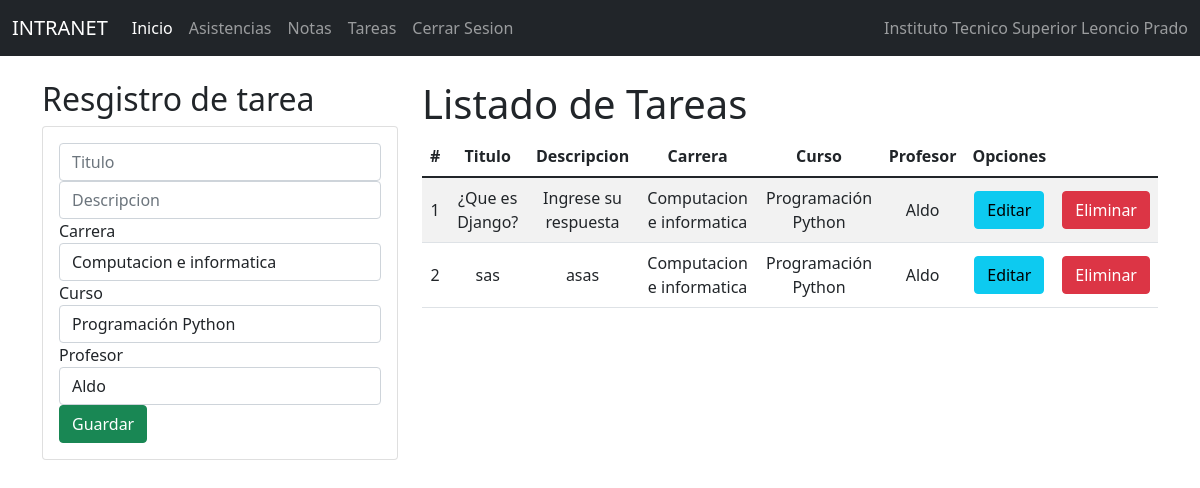
The app's page /indtar4/ with its own data.
### Notas/models.py (models this page shows)
class Tarea4(models.Model):
    id=models.IntegerField(primary_key=True)
    tittar = models.CharField(max_length=1000)
    destar = models.CharField(max_length=1000)
    profesor = models.ForeignKey(Profesor, null=True, blank=True, on_delete=models.CASCADE)
    curso =models.ForeignKey(Curso, null=True, blank=True, on_delete=models.CASCADE)
    carrera=models.ForeignKey(Carrera, null=True, blank=True, on_delete=models.CASCADE)

class Carrera(models.Model):
    id=models.IntegerField(primary_key=True)
    nomcarrera=models.CharField(max_length=50)
    descarrera=models.CharField(max_length=50)
    estcarrera=models.IntegerField()

class Curso(models.Model):
    id=models.IntegerField(primary_key=True)
    nomcur=models.CharField(max_length=30)
    creditos=models.IntegerField()
    estcur=models.IntegerField()

class Profesor(models.Model):
    id=models.IntegerField(primary_key=True)
    nompro=models.CharField(max_length=50)
    apepro=models.CharField(max_length=50)
    dnipro=models.CharField(max_length=50)
    direccionpro=models.CharField(max_length=50)
    distritopro=models.ForeignKey(Distrito, null=True,blank=True,on_delete=models.CASCADE)
    emailpro=models.EmailField()
    estpro=models.IntegerField()
    usuario=models.OneToOneField(to='Usuario', to_field='id', null=True, blank=True, on_delete=models.CASCADE)

### Notas/views.py (the view)
# urls.py: path('indtar4/', indtar4),
def indtar4 (request):
    tarea = Tarea4.objects.all()
    carrera = Carrera.objects.all()
    curso = Curso.objects.all()
    profesor = Profesor.objects.all()
    return render(request, 'PROCESOS/Tarea4/gestiontarea4.html', {"tarea": tarea, "carrera":carrera,
    "curso":curso, "profesor":profesor})

### Notas/Templates/PROCESOS/Tarea4/gestiontarea4.html (shortened to what this page needs)
{% extends "../../basepro.html" %}
{% block body %}
<div class="row">
    <div class="col-sm-12 col-md-6 col-lg-4 col-xl-4 ">
        <h2> Resgistro de tarea </h2>
        <div class="card">
            <div class="card-body">
                <form action="/registartarea4/" method="POST" enctype="multipart/form-data">  {% csrf_token %}
                    <div class="form-group">
                        <input type="text" id="txttittar" name="txttittar" class="form-control" placeholder="Titulo" minlength="1" maxlength="20" required>
                    </div>
                    <div class="form-group">
                        <input type="text" id="txtdestar" name="txtdestar" class="form-control" placeholder="Descripcion"  minlength="1" maxlength="30" required>
                    </div>
                  <div class="form-group">
                    <label>Carrera</label>
                    <select class="form-control" name="txtcar" id="txtcar">
                        {% for t in carrera %}
                        <option value="{{t.id}}" id="cod">{{t.nomcarrera}}</option>
                        {%endfor%}
                    </select>
                    <div class="form-group">
                        <label>Curso</label>
                        <select class="form-control" name="txtcur" id="txtcur">
                            {% for t in curso %}
                            <option value="{{t.id}}" id="cod">{{t.nomcur}}</option>
                            {%endfor%}
                        </select>
                  </div>
                  <div class="form-group">
                    <label>Profesor</label>
                    <select class="form-control" name="txtpro" id="txtpro">
                        {% for t in profesor %}
                        <option value="{{t.id}}" id="cod">{{t.nompro}}</option>
                        {%endfor%}
                    </select>
              </div>
              </div>
                    <div class="form-group">
                        <button type="submit" class="btn btn-success btn-block text-white">Guardar</button>
                    </div>
                </form>
            </div>
        </div>
    </div>
    <div class="col-sm-12 col-md-6 col-lg-8 col-xl-8 ">
        <div class="table-responsive">
            <h1>Listado de Tareas</h1>
            <table class="table table-striped">
                <thead>
                    <tr>
                        <th>#</th>
                        <th>Titulo</th>
                        <th>Descripcion</th>
                        <th>Carrera</th>
                        <th>Curso</th>
                        <th>Profesor</th>
                        <th class="2">Opciones</th>
                    </tr>
                </thead>
                <tbody>
                    {% for c in tarea %}
                    <tr>
                        <td>{{forloop.counter}}</td>
                        <td>{{c.tittar}}</td>
                        <td>{{c.destar}}</td>
                        <td>{{c.carrera.nomcarrera}}</td>
                        <td>{{c.curso.nomcur}}</td>
                        <td>{{c.profesor.nompro}}</td>
                        <td><a href="/ediciontarea4/{{c.id}}"  class="btn btn-info">Editar</a></td>
                        <td><a href="/eliminartarea4/{{c.id}}" class="btn btn-danger btnEliminacion">Eliminar</a></td>
                    </tr>
                    {% endfor %}
                </tbody>
            </table>
        </div>
    </div>
</div>
{% endblock %}

### Notas/static/css/gestiontipusu.css (style rules this page uses)
th, td { text-align: center; vertical-align: middle; }

### records on screen
Tarea4: tittar "¿Que es Django?", destar "Ingrese su respuesta", carrera.nomcarrera "Computacion e informatica", curso.nomcur "Programación Python", profesor.nompro "Aldo"
Tarea4: tittar "sas", destar "asas", carrera.nomcarrera "Computacion e informatica", curso.nomcur "Programación Python", profesor.nompro "Aldo"

### other values on screen
form field txtcar "Computacion e informatica"
form field txtcur "Programación Python"
form field txtpro "Aldo"
